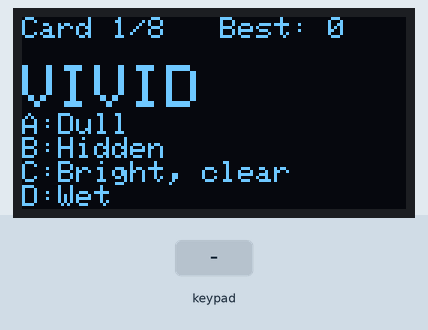
Simulated run of this sketch. Board: ESP32. Parts: 128×64 one-colour display. The inputs (shaded band) are chosen by the test bench. Random numbers use the default seed unless the sketch sets one; EEPROM starts erased.

Above: at 1.2 s.
1.3 s: key 'A' pressed
At 2.5 s:
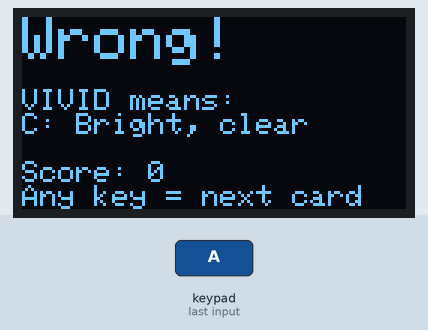
2.8 s: keypad keys 1 3 1 2 1 4 2 7 A pressed 0.4 s apart
At 3.9 s:
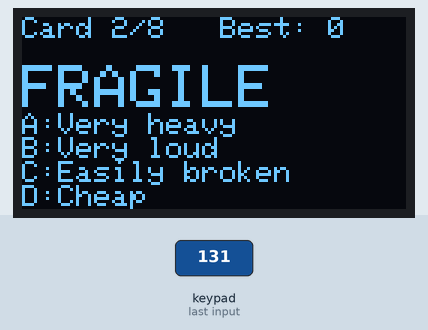
7.9 s: keypad keys 1 3 1 2 1 4 2 7 D pressed 0.4 s apart
At 8.9 s:
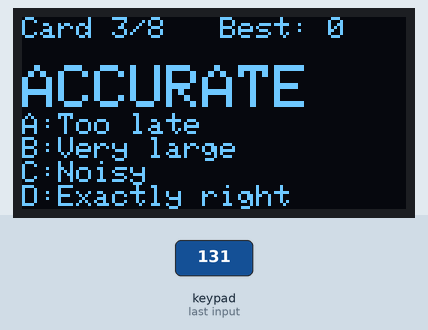
13.0 s: key '1' pressed
At 13.9 s:
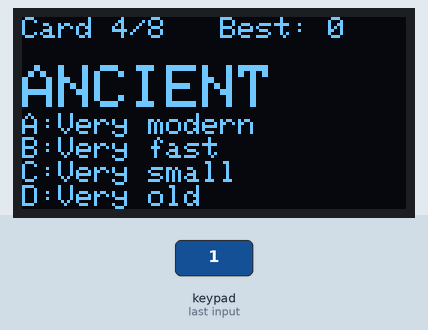
14.5 s: key 'B' pressed
At 15.1 s:
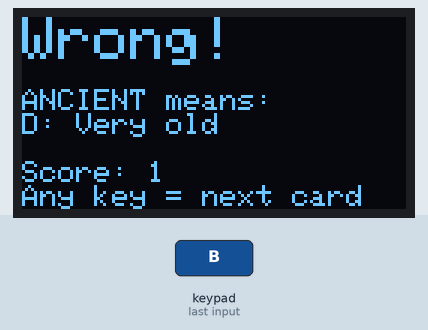
16.0 s: keypad keys 2 6 2 5 3 3 3 2 A pressed 0.4 s apart
At 17.5 s:
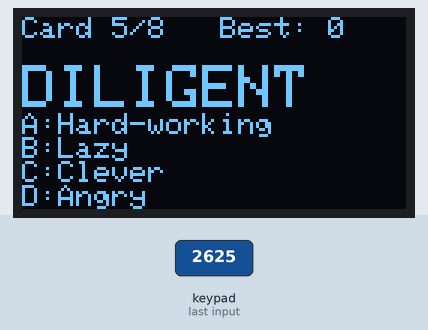
Timing chart, 0 to 19.0 s (numbered marks = the images above; inputs shaded):
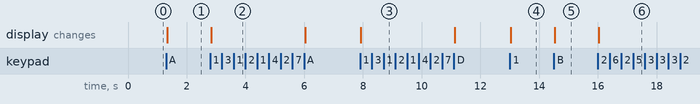

Measured:
- after the input at 1.3 s, the display: changes at once (image 1)
- after the input at 2.8 s, the display: changes at once (image 2)
- after the input at 7.9 s, the display: changes at once (image 3)
- after the input at 13.0 s, the display: changes at once (image 4)
- after the input at 14.5 s, the display: changes at once (image 5)
- after the input at 16.0 s, the display: changes at once (image 6)

The sketch:

C1_Shuffle_Cards.ino
```cpp
#include <Wire.h>
#include <Adafruit_GFX.h>
#include <Adafruit_SSD1306.h>
#include <Keypad.h>
#include <EEPROM.h>

#define SCREEN_WIDTH 128
#define SCREEN_HEIGHT 64
Adafruit_SSD1306 display(SCREEN_WIDTH, SCREEN_HEIGHT, &Wire, -1);

const byte ROWS = 4;
const byte COLS = 4;
char keys[ROWS][COLS] = {
  {'1','2','3','A'},
  {'4','5','6','B'},
  {'7','8','9','C'},
  {'*','0','#','D'}
};
byte rowPins[ROWS] = {13, 12, 14, 27};
byte colPins[COLS] = {26, 25, 33, 32};
Keypad keypad = Keypad(makeKeymap(keys), rowPins, colPins, ROWS, COLS);

// ---------- NEW: A STRUCT FOR ONE FLASHCARD ----------
struct Flashcard {
  String word;
  String choiceA;
  String choiceB;
  String choiceC;
  String choiceD;
  char correctChoice;     // 'A', 'B', 'C' or 'D'
};

// An array of structs: 8 flashcards. Edit them with your own words!
Flashcard cards[8] = {
  {"ABUNDANT", "Very little", "Plenty", "Expensive", "Broken", 'B'},
  {"DILIGENT", "Hard-working", "Lazy", "Clever", "Angry", 'A'},
  {"FRAGILE", "Very heavy", "Very loud", "Easily broken", "Cheap", 'C'},
  {"ANCIENT", "Very modern", "Very fast", "Very small", "Very old", 'D'},
  {"GENEROUS", "Selfish", "Giving freely", "Quiet", "Afraid", 'B'},
  {"RELUCTANT", "Unwilling", "Excited", "Careful", "Famous", 'A'},
  {"VIVID", "Dull", "Hidden", "Bright, clear", "Wet", 'C'},
  {"ACCURATE", "Too late", "Very large", "Noisy", "Exactly right", 'D'}
};
const int TOTAL_CARDS = 8;

int currentCard = 0;
int order[8] = {0, 1, 2, 3, 4, 5, 6, 7};   // CHALLENGE 1: the order to show the cards
int score = 0;
int bestScore = 0;            // loaded from EEPROM
bool showingResult = false;
bool wasCorrect = false;

void setup() {
  Serial.begin(115200);
  if (!display.begin(SSD1306_SWITCHCAPVCC, 0x3C)) {
    Serial.println("OLED not found");
    while (true);
  }
  randomSeed(analogRead(34));
  shuffleCards();
  EEPROM.begin(4);
  bestScore = EEPROM.read(0);
  if (bestScore > TOTAL_CARDS) bestScore = 0;   // empty EEPROM reads 255
  display.setTextColor(SSD1306_WHITE);
  showQuestion();
}

void loop() {
  char key = keypad.getKey();
  if (!key) return;

  if (showingResult) {          // any key: next card
    goToNextCard();
    return;
  }
  if (key == 'A' || key == 'B' || key == 'C' || key == 'D') {
    checkAnswer(key);
  }
}

// CHALLENGE 1: shuffle the ORDER, not the cards themselves.
// Go from the last place to the first; swap each place with a
// random place at or before it (the "Fisher-Yates" shuffle).
void shuffleCards() {
  for (int i = TOTAL_CARDS - 1; i > 0; i--) {
    int j = random(0, i + 1);        // 0 to i
    int temp = order[i];             // swap, like in Project 8
    order[i] = order[j];
    order[j] = temp;
  }
}

// Returns the text of choice A, B, C or D of a card
String choiceText(Flashcard card, char letter) {
  if (letter == 'A') return card.choiceA;
  if (letter == 'B') return card.choiceB;
  if (letter == 'C') return card.choiceC;
  return card.choiceD;
}

void checkAnswer(char chosen) {
  wasCorrect = (chosen == cards[order[currentCard]].correctChoice);
  if (wasCorrect) {
    score++;
  }
  showingResult = true;
  showResultScreen();
}

void goToNextCard() {
  currentCard++;
  showingResult = false;
  if (currentCard >= TOTAL_CARDS) {   // the quiz is over
    showFinalScore();
    delay(4000);
    currentCard = 0;
    score = 0;
    shuffleCards();                   // a new order for the next round
  }
  showQuestion();
}

void showQuestion() {
  Flashcard card = cards[order[currentCard]];   // card number order[...]
  display.clearDisplay();
  display.setTextSize(1);
  display.setCursor(0, 0);
  display.print("Card ");
  display.print(currentCard + 1);
  display.print("/");
  display.print(TOTAL_CARDS);
  display.print("   Best: ");
  display.println(bestScore);
  display.setCursor(0, 16);   // row 16: below the yellow strip
  display.setTextSize(2);
  display.println(card.word);
  display.setTextSize(1);
  display.print("A:"); display.println(card.choiceA);
  display.print("B:"); display.println(card.choiceB);
  display.print("C:"); display.println(card.choiceC);
  display.print("D:"); display.println(card.choiceD);
  display.display();
}

void showResultScreen() {
  Flashcard card = cards[order[currentCard]];
  display.clearDisplay();
  display.setTextSize(2);
  display.setCursor(0, 0);
  if (wasCorrect) {
    display.println("Correct!");
  } else {
    display.println("Wrong!");
  }
  display.setTextSize(1);
  display.println("");
  display.print(card.word);
  display.println(" means:");
  display.print(card.correctChoice);
  display.print(": ");
  display.println(choiceText(card, card.correctChoice));
  display.println("");
  display.print("Score: ");
  display.println(score);
  display.print("Any key = next card");
  display.display();
}

void showFinalScore() {
  bool newBest = score > bestScore;
  if (newBest) {                      // save the new best score for ever
    bestScore = score;
    EEPROM.write(0, bestScore);
    EEPROM.commit();
  }
  display.clearDisplay();
  display.setTextSize(1);
  display.setCursor(0, 0);
  display.println("Quiz complete!");
  display.println("");
  display.setTextSize(2);
  display.print(score);
  display.print(" / ");
  display.println(TOTAL_CARDS);
  display.setTextSize(1);
  display.println("");
  if (newBest) {
    display.println("NEW BEST SCORE!");
  } else {
    display.print("Best score: ");
    display.println(bestScore);
  }
  display.display();
}
```
